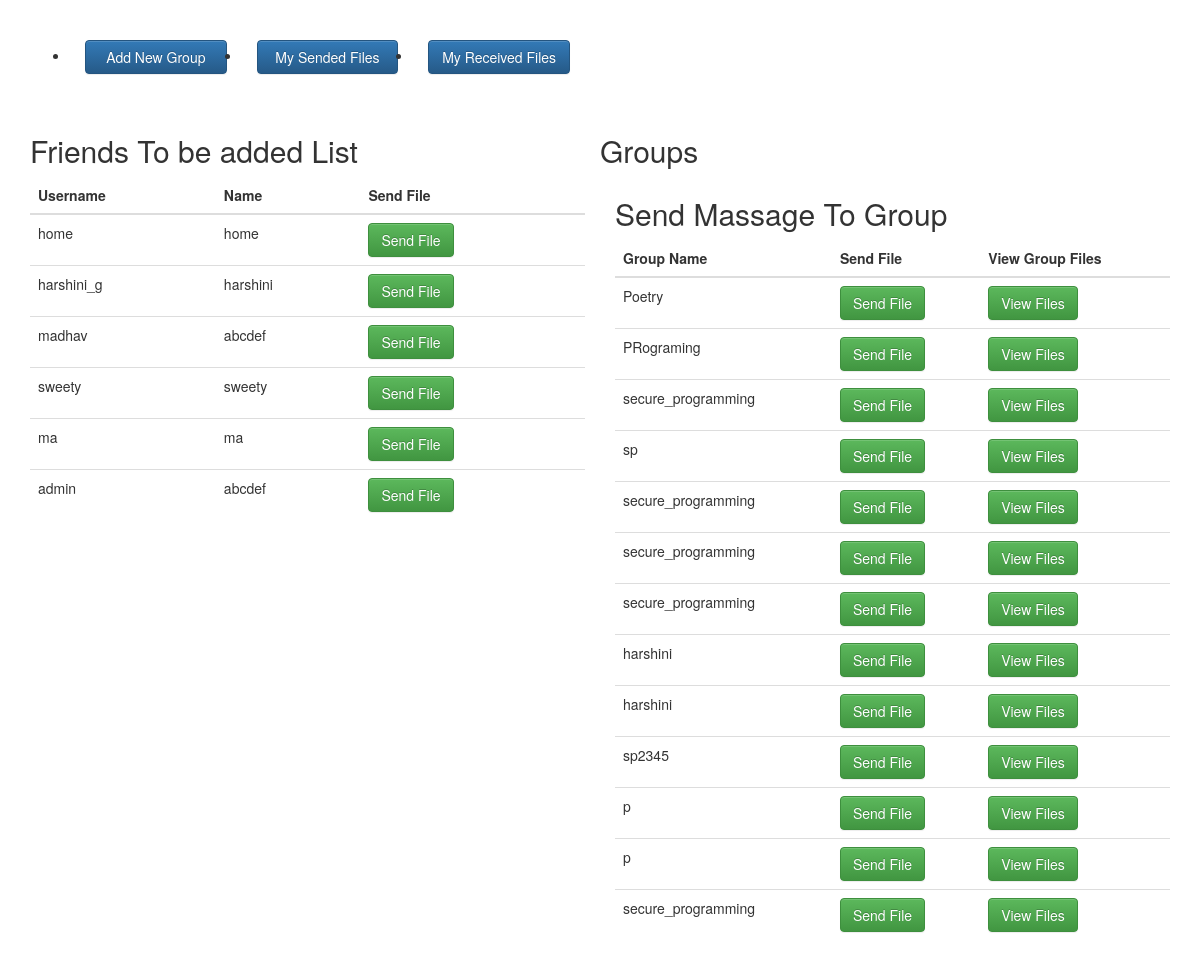
Screenshot of /dashboard (signed in) with the database file from the repository.
### tables this page shows
CREATE TABLE user (id VARCHAR(255) PRIMARY KEY,username Text, name TEXT,password Text,activate Boolean);

CREATE TABLE groups (id VARCHAR(255) PRIMARY KEY, name TEXT);

### app.py (the view)
@app.route("/dashboard")
def dashboard():
    userID = request.cookies.get('userID')
    query= f"select * from user where id !='{userID}' and activate=1"
    conn = sqlite3.connect('user.db')
    cur = conn.cursor()
    cur.execute(query)
    rows1 = cur.fetchall()
    query= f"select * from user_groups where user_id='{userID}'"
    cur.execute(query)
    rows2 = cur.fetchall()
    if len(rows2)>0:
        query= f"select * from groups"
        cur.execute(query)
        rows2 = cur.fetchall()
    data = {}
    data['rows1'] = rows1
    data['rows2'] = rows2
    conn.commit()
    conn.close()
    return render_template("dashboard.html",users=data)

### templates/dashboard.html (shortened to what this page needs)
<!DOCTYPE html>
<html lang="en">
<head>
    <link rel="stylesheet" href="https://cdnjs.cloudflare.com/ajax/libs/meyer-reset/2.0/reset.min.css">
    <link rel="stylesheet" href="https://maxcdn.bootstrapcdn.com/bootstrap/3.3.7/css/bootstrap.min.css">
    <link rel="stylesheet" href="https://maxcdn.bootstrapcdn.com/bootstrap/3.3.7/css/bootstrap-theme.min.css">
</head>
<body>
    <div class="container">
        <div class="row" style="margin-top: 40px">
            <div class="col-sm-6">
                <ul>
                    <li class="col-md-4"><a href="{{ url_for('add_new_user_group') }}" class="btn form-control btn-primary">Add New Group</a></li>
                    <li class="col-md-4"><a href="/my_files/sent" class="btn form-control btn-primary">My Sended Files</a></li>
                    <li class="col-md-4"><a href="/my_files/received" class="btn form-control btn-primary">My Received Files</a></li>
                </ul>
            </div>
        </div>
        <div class="row" style="margin-top: 40px">
            <div class="col-md-6">
                <h2>Friends To be added List</h2>
                <table class="table table-dark table-hover">
                    <thead>
                        <th>
                            Username
                        </th>
                        <th>
                            Name
                        </th>
                        <th>
                            Send File
                        </th>
                    </thead>
                    <tbody>
                            {% for user in users['rows1'] %}
                        <tr>
                                <td>
                                       {{ user[1] }}
                                </td>
                                <td>
                                        {{ user[2] }}
                                </td>
                                <td>
                                    <a href="{{ url_for('send_files',user_id=user[0]) }}" class="btn btn-success">Send File</a>
                                </td>
                        </tr>
                        {% endfor %}
                    </tbody>
                </table>
            </div>
            <h2>Groups</h2>
            <div class="col-md-6">
                <h2>Send Massage To Group</h2>
                <table class="table table-dark table-hover">
                    <thead>
                        <th>
                            Group Name
                        </th>
                        <th>
                            Send File
                        </th>
                        <th>
                            View Group Files
                        </th>
                    </thead>
                    <tbody>
                    {% for user in users['rows2'] %}
                        <tr>
                                <td>
                                       {{ user[1] }}
                                </td>
                                <td>
                                <a href="{{ url_for('send_files_to_group',group_id=user[0]) }}" class="btn btn-success">Send File</a>
                                </td>
                                <td>
                                <a href="{{ url_for('view_group_files',group_id=user[0]) }}" class="btn btn-success">View Files</a>
                                </td>
                        </tr>
                        {% endfor %}
                    </tbody>
                </table>
            </div>
        </div>
    </div>
</body>
</html>

### rows the page displays
user: username "home", name "home"
user: username "harshini_g", name "harshini"
user: username "madhav", name "abcdef"
user: username "sweety", name "sweety"
user: username "ma", name "ma"
user: username "admin", name "abcdef"
groups: name "Poetry"
groups: name "PRograming"
groups: name "secure_programming"
groups: name "sp"
groups: name "secure_programming"
groups: name "secure_programming"
groups: name "secure_programming"
groups: name "harshini"
groups: name "harshini"
groups: name "sp2345"
groups: name "p"
groups: name "p"
groups: name "secure_programming"
